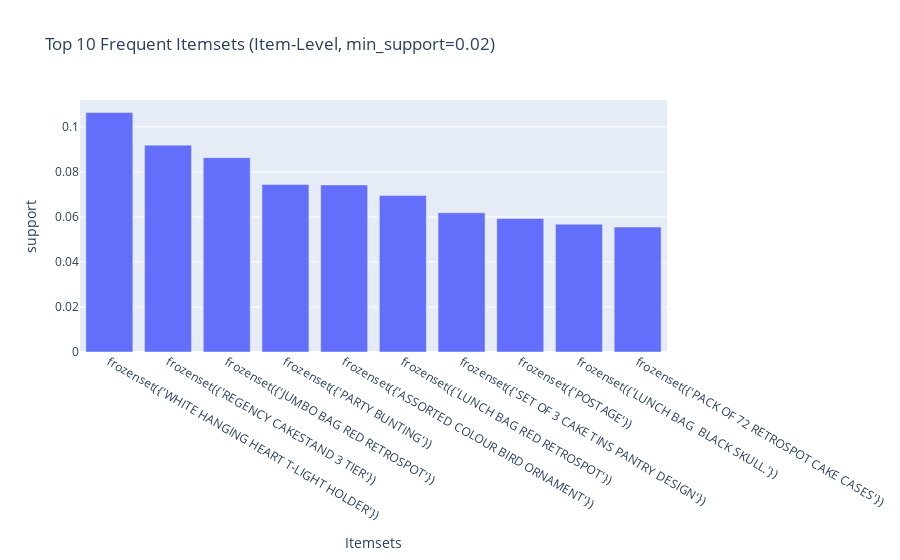
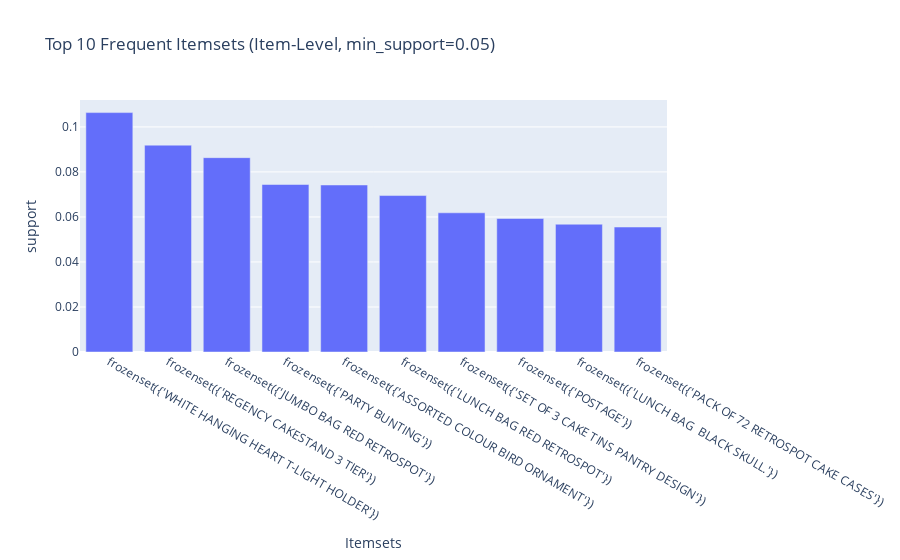

The notebook cell saved with these charts, in order:
### Markdown cell above
## Part 2: Frequent Itemset Mining using FP-Growth

We will use **FP-Growth** to find frequent itemsets in both:

1. **Item-Level Basket** (`Description`)  
2. **Category-Level Basket** (`ProductCategoryName`)  

**Steps:**
- Use FP-Growth algorithm to find frequent itemsets above a minimum support threshold.
- Experiment with at least **two different support thresholds** to see how results vary.
- Visualize the **top 10 frequent itemsets** using a bar chart with Plotly.

### Code cell
from mlxtend.frequent_patterns import fpgrowth
import plotly.express as px

# --- Convert baskets to boolean to avoid mlxtend warning ---
basket_item_bool = basket_item.astype(bool)
basket_category_bool = basket_category.astype(bool)

# --- FP-Growth for Item-Level Basket ---
support_thresholds_item = [0.02, 0.05]  # Recommended for item-level

for sup in support_thresholds_item:
    frequent_itemsets_item = fpgrowth(basket_item_bool, min_support=sup, use_colnames=True)
    frequent_itemsets_item = frequent_itemsets_item.sort_values(by='support', ascending=False)
    
    print(f"\nTop 10 frequent itemsets (Item-Level) with min_support = {sup}")
    display(frequent_itemsets_item.head(10))
    
    # Visualize top 10
    top10 = frequent_itemsets_item.head(10)
    fig = px.bar(top10,
                 x=top10['itemsets'].astype(str),
                 y='support',
                 title=f'Top 10 Frequent Itemsets (Item-Level, min_support={sup})',
                 labels={'x':'Itemsets', 'y':'Support'})
    fig.show()

### Figure 1 — Plotly figure (JSON) as saved in the notebook; plotly's stock layout.template omitted (floating-point values rounded to 4 significant figures)
{"data": [{"hovertemplate": "Itemsets=%{x}<br>support=%{y}<extra></extra>", "legendgroup": "", "marker": {"color": "#636efa", "pattern": {"shape": ""}}, "name": "", "orientation": "v", "showlegend": false, "textposition": "auto", "type": "bar", "x": ["frozenset({'WHITE HANGING HEART T-LIGHT HOLDER'})", "frozenset({'REGENCY CAKESTAND 3 TIER'})", "frozenset({'JUMBO BAG RED RETROSPOT'})", "frozenset({'PARTY BUNTING'})", "frozenset({'ASSORTED COLOUR BIRD ORNAMENT'})", "frozenset({'LUNCH BAG RED RETROSPOT'})", "frozenset({'SET OF 3 CAKE TINS PANTRY DESIGN'})", "frozenset({'POSTAGE'})", "frozenset({'LUNCH BAG  BLACK SKULL.'})", "frozenset({'PACK OF 72 RETROSPOT CAKE CASES'})"], "xaxis": "x", "y": [0.1064, 0.0919, 0.08634, 0.07441, 0.0742, 0.0695, 0.06184, 0.0593, 0.05677, 0.05553], "yaxis": "y"}], "layout": {"barmode": "relative", "legend": {"tracegroupgap": 0}, "title": {"text": "Top 10 Frequent Itemsets (Item-Level, min_support=0.02)"}, "xaxis": {"anchor": "y", "domain": [0, 1], "title": {"text": "Itemsets"}}, "yaxis": {"anchor": "x", "domain": [0, 1], "title": {"text": "support"}}}}

### Figure 2 — Plotly figure (JSON) as saved in the notebook; plotly's stock layout.template omitted (floating-point values rounded to 4 significant figures)
{"data": [{"hovertemplate": "Itemsets=%{x}<br>support=%{y}<extra></extra>", "legendgroup": "", "marker": {"color": "#636efa", "pattern": {"shape": ""}}, "name": "", "orientation": "v", "showlegend": false, "textposition": "auto", "type": "bar", "x": ["frozenset({'WHITE HANGING HEART T-LIGHT HOLDER'})", "frozenset({'REGENCY CAKESTAND 3 TIER'})", "frozenset({'JUMBO BAG RED RETROSPOT'})", "frozenset({'PARTY BUNTING'})", "frozenset({'ASSORTED COLOUR BIRD ORNAMENT'})", "frozenset({'LUNCH BAG RED RETROSPOT'})", "frozenset({'SET OF 3 CAKE TINS PANTRY DESIGN'})", "frozenset({'POSTAGE'})", "frozenset({'LUNCH BAG  BLACK SKULL.'})", "frozenset({'PACK OF 72 RETROSPOT CAKE CASES'})"], "xaxis": "x", "y": [0.1064, 0.0919, 0.08634, 0.07441, 0.0742, 0.0695, 0.06184, 0.0593, 0.05677, 0.05553], "yaxis": "y"}], "layout": {"barmode": "relative", "legend": {"tracegroupgap": 0}, "title": {"text": "Top 10 Frequent Itemsets (Item-Level, min_support=0.05)"}, "xaxis": {"anchor": "y", "domain": [0, 1], "title": {"text": "Itemsets"}}, "yaxis": {"anchor": "x", "domain": [0, 1], "title": {"text": "support"}}}}
